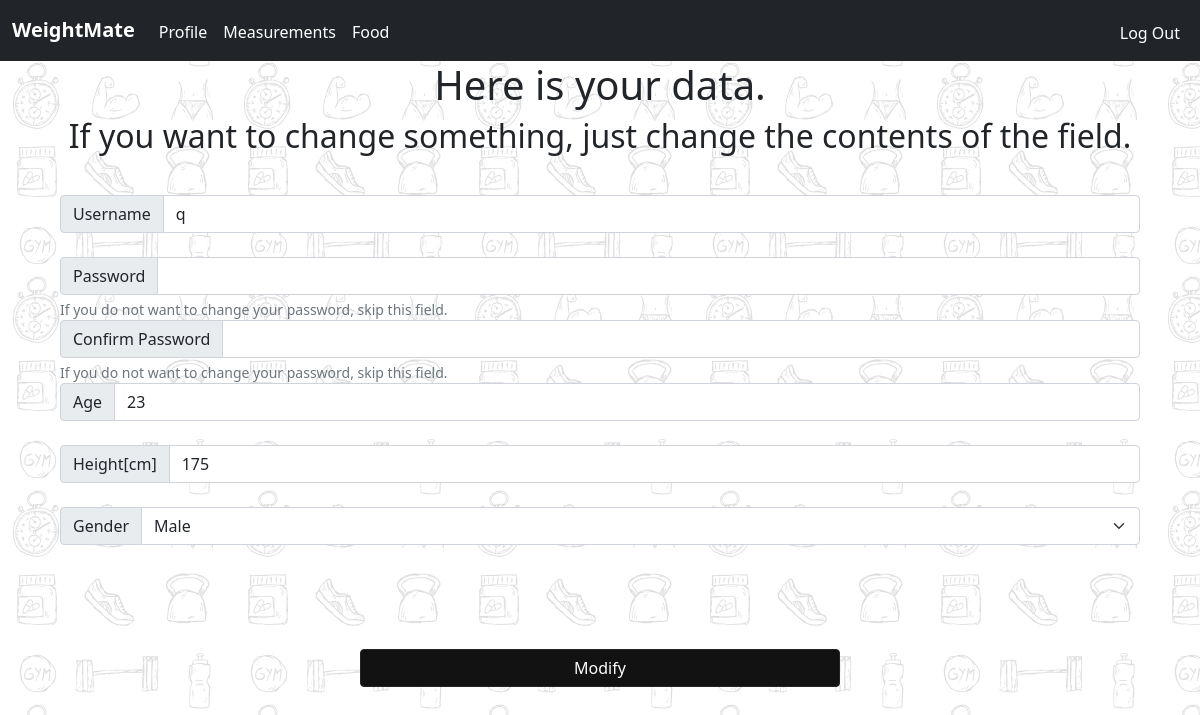
Screenshot of /modprof (signed in) with the database file from the repository.
### tables this page shows
CREATE TABLE users (id INTEGER PRIMARY KEY AUTOINCREMENT NOT NULL, username TEXT NOT NULL, hash TEXT NOT NULL, height INTEGER, age INTEGER, gender TEXT, activity TEXT, tdee INTEGER, rate INTEGER, bmr INTEGER, goal NUMERIC, premium INTEGER DEFAULT 0);

### app.py (the view, shortened to what this page needs)
@app.route("/modprof", methods=["GET", "POST"])
@login_required
@startform_required
def modprof():
    gender = [
        "Male",
        "Female"
    ]
    data = udb.execute("SELECT * FROM users WHERE id = ?", session["user_id"])
    if request.method == "GET":
        return render_template("modprof.html", data=data, gender=gender)
    return redirect("/profile")

### addfunc.py (called while the page is built)
def login_required(f):
    @wraps(f)
    def decorated_function(*args, **kwargs):
        if session.get("user_id") is None:
            return redirect("/notlogged")
        return f(*args, **kwargs)
    return decorated_function

def startform_required(f):
    @wraps(f)
    def decorated_function(*args, **kwargs):
        if session.get("user_id") != None and session.get("age") is None:
            return redirect("/getstarted")
        return f(*args, **kwargs)
    return decorated_function

### templates/modprof.html (shortened to what this page needs)
{% extends "layout.html" %}
{% block main %}
<div class="profile" style="text-align:center;">
    <h1>Here is your data.</h1>
    <h2>If you want to change something, just change the contents of the field.</h2>
</div>
    <form name="bmr" class="startform" method="post">
        <div class="input-group flex-nowrap">
            <span class="input-group-text" id="addon-wrapping">Username</span>
            <input value="{{data[0]["username"]}}" type="text" id="username" name="username" class="form-control" placeholder="Username" aria-label="Username" aria-describedby="addon-wrapping">
        </div>
        <br>
        <div class="input-group flex-nowrap">
            <span class="input-group-text" id="addon-wrapping">Password</span>
            <input type="password" id="password" name="password" class="form-control" id="exampleInputPassword1">
        </div>
        <div id="passwordHelpBlock" class="form-text">
            If you do not want to change your password, skip this field.
        </div>
        <div class="input-group flex-nowrap">
            <span class="input-group-text" id="addon-wrapping">Confirm Password</span>
            <input type="password" id="confirmation" name="confirmation" class="form-control" id="exampleInputPassword1">
        </div>
        <div id="passwordHelpBlock" class="form-text">
            If you do not want to change your password, skip this field.
        </div>
        <div class="input-group flex-nowrap">
            <span class="input-group-text" id="addon-wrapping">Age</span>
            <input value="{{data[0]["age"]}}" type="text" id="age" name="age" class="form-control" placeholder="Age" aria-label="Age" aria-describedby="addon-wrapping">
        </div>
        <br>
        <div class="input-group flex-nowrap">
            <span class="input-group-text" id="addon-wrapping">Height[cm]</span>
            <input value="{{data[0]["height"]}}" type="text" id="height" name="height" class="form-control" placeholder="Height" aria-label="Height" aria-describedby="addon-wrapping">
        </div>
        <br>
        <div class="input-group flex-nowrap">
        <span class="input-group-text" id="addon-wrapping">Gender</span>
        <select name="gender", id="gender" class="form-select" id="inputGroupSelect01" required>
            <option selected value="{{data[0]["gender"]}}" hidden>{{data[0]["gender"]}}</option>
          </select>
        </div>
        <br>
        <div style="text-align:center;">
            <button class="btn btn-outline-dark submit " type="submit" style="background-color:#121212; color:white; width:40vw; margin-top:10vh;">Modify</button>
        </div>
    </form>
{% endblock %}

### static/styles.css (style rules this page uses)
html, body { max-width: 100%; }
.background { background-image: url("background.png"); }
.startform { padding-top:2vh; margin:auto; width:90vw; }

### rows the page displays
users: username "q", age "23", height "175", gender "Male"
